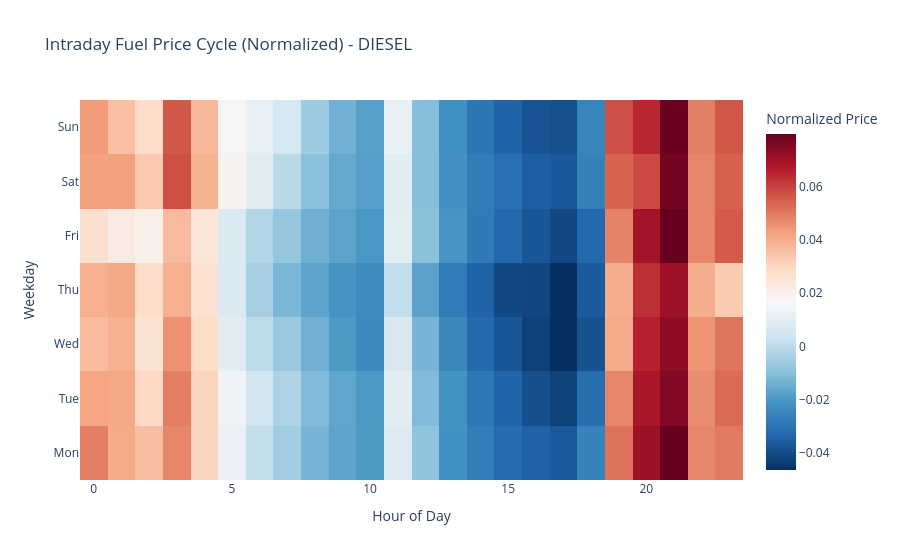

Source (notebook cell):
### Code cell
import plotly.express as px

plot_df = hour_weekday_price.to_pandas()

order = ["Mon","Tue","Wed","Thu","Fri","Sat","Sun"]

pivot_df = plot_df.pivot(index="weekday_label", columns="hour", values="mean_price")
pivot_df = pivot_df.reindex(order)

fig = px.imshow(
    pivot_df,
    aspect="auto",
    color_continuous_scale="RdBu_r",
    origin="lower",
    title=f"Intraday Fuel Price Cycle (Normalized) - {fuel_type.upper()}"
)

fig.update_layout(
    xaxis_title="Hour of Day",
    yaxis_title="Weekday",
    coloraxis_colorbar_title="Normalized Price"
)

fig.show()

### Figure 1 — Plotly figure (JSON) as saved in the notebook; plotly's stock layout.template omitted (floating-point values rounded to 4 significant figures; data arrays with more than 128 entries replaced by an {"elided": "..."} marker saying what was removed)
{"data": [{"coloraxis": "coloraxis", "hovertemplate": "hour: %{x}<br>weekday_label: %{y}<br>color: %{z}<extra></extra>", "name": "0", "type": "heatmap", "x": [0, 1, 2, 3, 4, 5, 6, 7, 8, 9, 10, 11, 12, 13, 14, 15, 16, 17, 18, 19, 20, 21, 22, 23], "xaxis": "x", "y": ["Mon", "Tue", "Wed", "Thu", "Fri", "Sat", "Sun"], "yaxis": "y", "z": {"elided": "7x24 float values"}}], "layout": {"coloraxis": {"colorbar": {"title": {"text": "Normalized Price"}}, "colorscale": [[0, "rgb(5,48,97)"], [0.1, "rgb(33,102,172)"], [0.2, "rgb(67,147,195)"], [0.3, "rgb(146,197,222)"], [0.4, "rgb(209,229,240)"], [0.5, "rgb(247,247,247)"], [0.6, "rgb(253,219,199)"], [0.7, "rgb(244,165,130)"], [0.8, "rgb(214,96,77)"], [0.9, "rgb(178,24,43)"], [1, "rgb(103,0,31)"]]}, "title": {"text": "Intraday Fuel Price Cycle (Normalized) - DIESEL"}, "xaxis": {"anchor": "y", "domain": [0, 1], "title": {"text": "Hour of Day"}}, "yaxis": {"anchor": "x", "autorange": true, "domain": [0, 1], "title": {"text": "Weekday"}}}}
